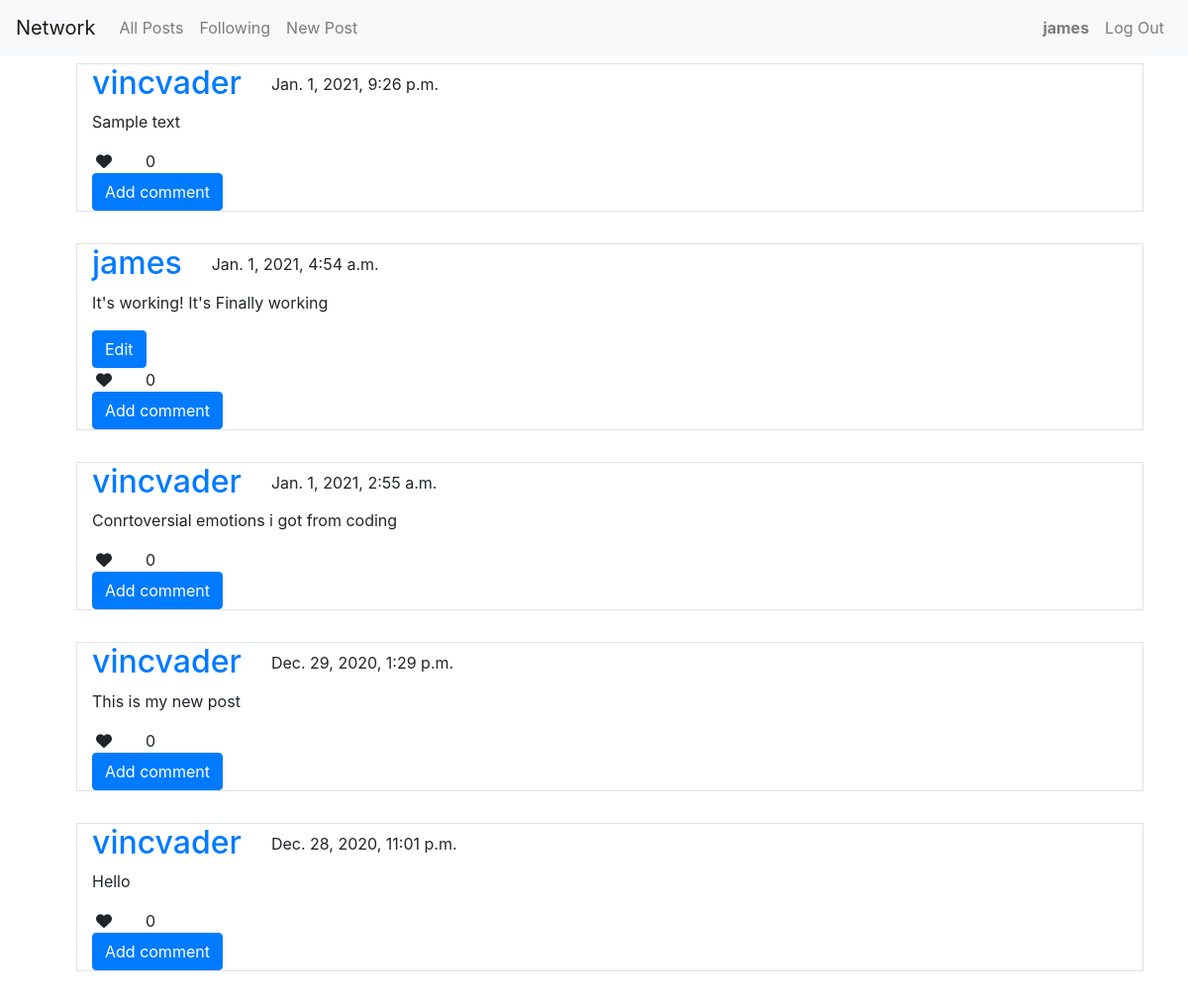
Screenshot of / (signed in) with the database file from the repository.
### network/models.py (models this page shows, shortened)
class User(AbstractUser):
    pass

class Post(models.Model):
    author = models.ForeignKey(User, on_delete=models.CASCADE)
    content = models.TextField(max_length=255)
    date_posted = models.DateTimeField(auto_now_add=True)

### network/views.py (the view)
# urls.py: path("", views.index, name="index"),
def index(request):
    posts = Post.objects.all()
    likes = 0
    posts = posts.order_by("-date_posted").all()
    for post in posts:
        post.likes_count = len(Like.objects.filter(post=post.pk))
        if request.user.is_authenticated:
            try:
                Like.objects.get(post=post.pk, user=request.user)
                post.liked = True
            except Like.DoesNotExist:
                post.liked = False
    return render(request, "network/index.html", {
        'posts': posts,
    })

### network/templates/network/index.html (shortened to what this page needs)
{% extends "network/layout.html" %}
{% block body %}
<div class="row m-3">
    {%for post in posts%}
    <div class="col-12 m-3 border">
        <div class="row">
            <div class="col col-auto">
                <h2>
                    <a href="{% url 'profile' user_id=post.author.pk %}">
                        {{post.author}}
                    </a>
                </h2>
            </div>
            <div class="col">
                <p class=" mt-2 mb-0">
                    {{post.date_posted}}
                </p>
            </div>
            <div class="col-12">
                <p>{{post.content}}</p>
                {%if post.author == request.user %}
                <button class="btn btn-primary edit">Edit</button>
                {%endif%}
                <div class="like-wrapper row">
                    <div class="col col-auto">
                        <i class="fas fa-heart p-1 like" data-user="{{request.user.pk}}" data-post="{{post.pk}}"
                            data-liked='{{post.liked}}'></i>
                    </div>
                    <div class="col like-count" data-post="{{post.pk}}">
                        0
                    </div>
                </div>
                <button class="btn btn-primary comment">Add comment</button>
            </div>
        </div>
    </div>
    {% endfor %}
</div>
{% endblock %}

### network/templates/network/layout.html (shortened to what this page needs)
{% load static %}
<!DOCTYPE html>
<html lang="en">
<head>
    <link rel="stylesheet" href="https://cdn.jsdelivr.net/npm/bootstrap@4.5.3/dist/css/bootstrap.min.css"
>
    <link href="{% static 'network/styles.css' %}" rel="stylesheet">
</head>
<body>
    <div class="container-fluid p-0 mb-5 justify-content-end">
        <nav class="navbar fixed-top navbar-expand-sm navbar-light bg-light">
            <a class="navbar-brand" href="{% url 'index' %}">Network</a>
            <div class="collapse navbar-collapse order-1 dual-collapse-2" id="navbarSupportedContent">
                <ul class="navbar-nav mr-auto">
                    <li class="nav-item mx-auto">
                        <a class="nav-link" href="{% url 'index' %}">All Posts</a>
                    </li>
                    {% if user.is_authenticated %}
                    <li class="nav-item mx-auto">
                        <a class="nav-link" href="#">Following</a>
                    </li>
                    <li class="nav-item mx-auto">
                        <a class="nav-link" href="{% url 'new_post' %}">New Post</a>
                    </li>
                    {%endif%}
                </ul>
            </div>
            <div class="collapse navbar-collapse order-2 dual-collapse-2" id="navbarSupportedContent">
                <ul class="navbar-nav ml-auto">
                    {% if user.is_authenticated %}
                    <li class="nav-item mx-auto">
                        <a class="nav-link" href="#"><strong>{{ user.username }}</strong></a>
                    </li>
                    <li class="nav-item mx-auto">
                        <a class="nav-link" href="{% url 'logout' %}">Log Out</a>
                    </li>
                    {% endif %}
                </ul>
            </div>
        </nav>
    </div>
    <div class="container mt-5">
        {% block body %}
        {% endblock %}
    </div>
</body>
</html>

### rows the page displays
User: username "james"
Post: author "vincvader", date_posted "Jan. 1, 2021, 9:26 p.m.", content "Sample text"
Post: author "james", date_posted "Jan. 1, 2021, 4:54 a.m.", content "It's working! It's Finally working", shows "Edit"
Post: author "vincvader", date_posted "Jan. 1, 2021, 2:55 a.m.", content "Conrtoversial emotions i got from coding"
Post: author "vincvader", date_posted "Dec. 29, 2020, 1:29 p.m.", content "This is my new post"
Post: author "vincvader", date_posted "Dec. 28, 2020, 11:01 p.m.", content "Hello"
